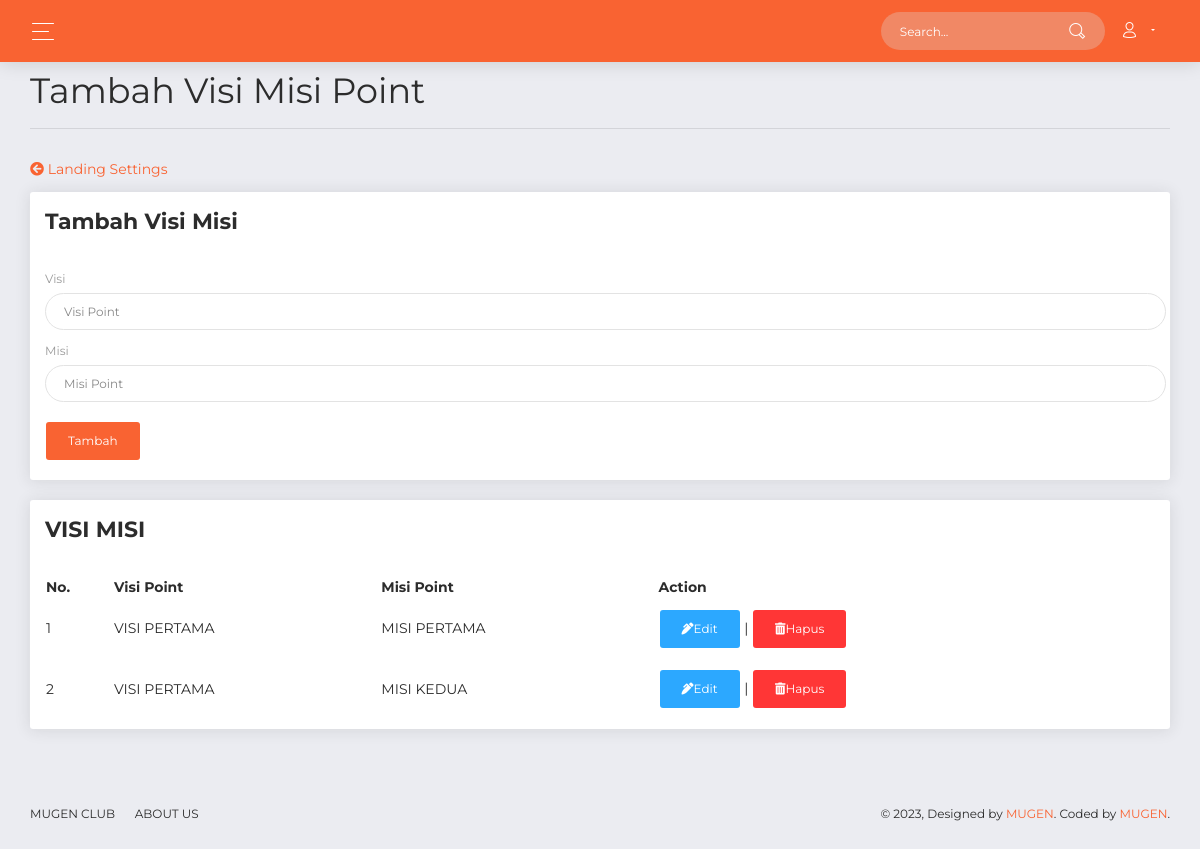
The page /examples/admin.php?p=tambah_visimisi_point on the database its author committed.
### tables this page shows
CREATE TABLE `visimisi_point` (
  `id` bigint(20) NOT NULL,
  `visi_point` varchar(50) NOT NULL,
  `misi_point` varchar(50) NOT NULL
);

### examples/tambah_visimisi_point.php (the view, shortened to what this page needs)
<div class="content">
  <div class="row">
    <div class="col-lg-12">
      <h2>Tambah Visi Misi Point <hr></h3>
    </div>
  </div>
  <div class="row">
    <div class="col-lg-4">
    <a href="admin.php?p=landing"><i class="fas fa-arrow-circle-left mb-3"></i> Landing Settings</a>
    </div>
  </div>
  <div class="row">
          <div class="col-lg-12">
            <div class="card">
              <div class="card-header">
                <h5 class="title">Tambah Visi Misi</h5>
              </div>
              <div class="card-body">
                <form action="tambah_visimisi_point_act.php" method="POST">
                  <div class="row">
                  <div class="col-lg-12 pr-1">
                      <div class="form-group">
                        <label>Visi</label>
                        <input type="text" name="visi_point" class="form-control" placeholder="Visi Point">
                      </div>
                    </div>
                    <div class="col-lg-12 pr-1">
                      <div class="form-group">
                        <label>Misi</label>
                        <input type="text" name="misi_point" class="form-control" placeholder="Misi Point">
                      </div>
                    </div>
                  </div>
                  <div class="row">
                    <div class="col-lg-12 pr-1">
                      <button type="submit" class="btn btn-primary">Tambah</button>
                    </div>
                  </div>
                </form>
        </div>
        </div>
              </div>
            </div>
            <div class="content">
  <div class="row">
          <div class="col-lg-12">
            <div class="card">
              <div class="card-header">
                <h5 class="title">VISI MISI</h5>
              </div>
              <div class="card-body">
              <table id="example" class="display" style="width:100%">
        <thead>
            <tr>
                <th>No.</th>
                <th>Visi Point</th>
                <th>Misi Point</th>
                <th>Action</th>
            </tr>
        </thead>
        <tbody>
            <?php
            $data = mysqli_query($conn, "SELECT * FROM visimisi_point");
            $no = 1;
            while ($tampil = mysqli_fetch_array ($data))
            {
            ?>
            <tr>
                <td><?= $no++; ?></td>
                <td><?= $tampil['visi_point'];?></td>
                <td><?= $tampil['misi_point'];?></td>
                <td><a href="admin.php?p=ganti_visimisi_point&id=<?= $tampil['id'];?>" type="button" class="btn btn-info"><i class="fas fa-pen-alt"> </i>Edit</a> | <a href="hapus_visimisi_point.php?id=<?= $tampil['id']; ?>" type="button" class="btn btn-danger"><i class="fas fa-trash-alt"> </i>Hapus</a></td>
            </tr>
            <?php }?>
        </tbody>
    </table>
        </div>
        </div>
              </div>
            </div>
            </div>

### rows shown on the page
visimisi_point: visi_point "VISI PERTAMA", misi_point "MISI PERTAMA"
visimisi_point: visi_point "VISI PERTAMA", misi_point "MISI KEDUA"
